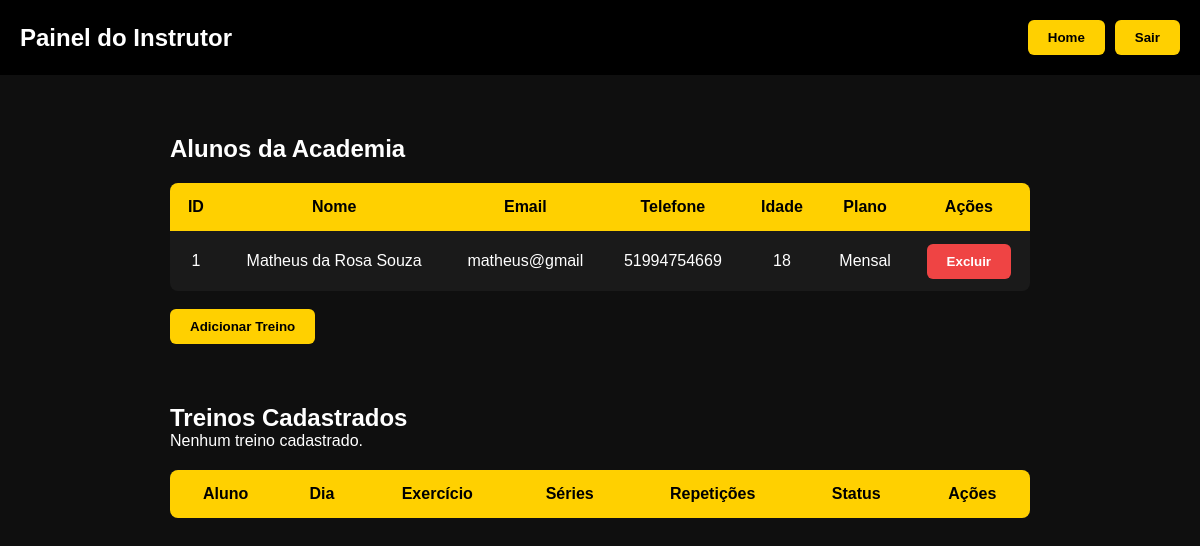
The app's page /admin_dashboard.php (signed in), older data.
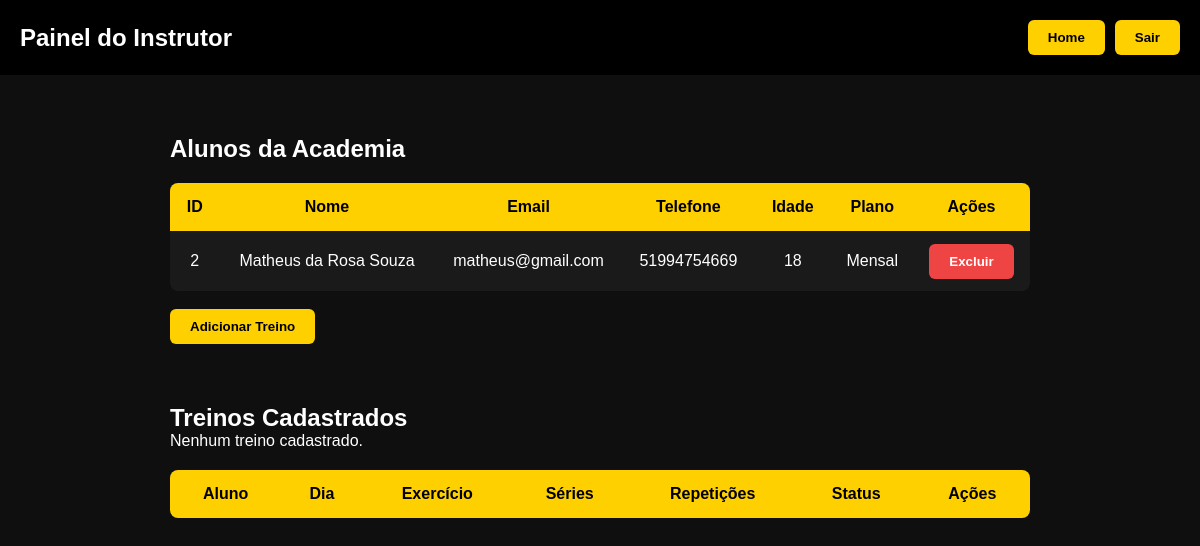
The same page, newer data.
### tables this page shows
CREATE TABLE usuarios (
            id INTEGER PRIMARY KEY AUTOINCREMENT,
            nome TEXT,
            email TEXT UNIQUE,
            senha TEXT,
            telefone TEXT,
            idade INTEGER,
            plano TEXT
        );

### admin_dashboard.php (the view, shortened to what this page needs)
<?php
require "database.php";
$usuarios = $db->query("SELECT * FROM usuarios");
$sql = $db->query("
    SELECT treinos.*, usuarios.nome
    FROM treinos
    JOIN usuarios ON usuarios.id = treinos.usuario_id
    ORDER BY treinos.id DESC
");
$treinos = $sql->fetchAll();
?>
<!DOCTYPE html>
<html lang="pt-BR">
<head>
<link rel="stylesheet" href="style.css">
</head>
<body>
<header>
<div class="header-container">
<h1 class="logo">Painel do Instrutor</h1>
<div class="header-buttons">
<a href="index.php"><button type="button">Home</button></a>
<a href="logout.php"><button type="button">Sair</button></a>
</div>
</div>
</header>
<div class="treinos-container">
<h2>Alunos da Academia</h2>
<table>
<tr>
<th>ID</th>
<th>Nome</th>
<th>Email</th>
<th>Telefone</th>
<th>Idade</th>
<th>Plano</th>
<th>Ações</th>
</tr>
<?php foreach ($usuarios as $user): ?>
<tr>
<td><?= htmlspecialchars($user['id']) ?></td>
<td><?= htmlspecialchars($user['nome']) ?></td>
<td><?= htmlspecialchars($user['email']) ?></td>
<td><?= htmlspecialchars($user['telefone']) ?></td>
<td><?= htmlspecialchars($user['idade']) ?></td>
<td><?= htmlspecialchars($user['plano']) ?></td>
<td>
<div class="acoes">
<a href="excluir_usuario.php?id=<?= $user['id']; ?>"
   onclick="return confirm('Excluir aluno?')">
    <button class="btn-excluir">Excluir</button>
</a>
</div>
</td>
</tr>
<?php endforeach; ?>
</table>
<br>
<a href="add_treino.php">
<button type="button">Adicionar Treino</button>
</a>
</div>
<div class="treinos-container">
<h2>Treinos Cadastrados</h2>
<?php if (count($treinos) === 0): ?>
    <p>Nenhum treino cadastrado.</p>
<?php endif; ?>
<table>
<tr>
<th>Aluno</th>
<th>Dia</th>
<th>Exercício</th>
<th>Séries</th>
<th>Repetições</th>
<th>Status</th>
<th>Ações</th>
</tr>
</table>
</div>
</body>
</html>

### style.css (style rules this page uses)
* { margin: 0; padding: 0; box-sizing: border-box; font-family: Arial, Helvetica, sans-serif; }
body { background: #0f0f0f; color: white; }
header { width: 100%; background: #000; }
.header-container { max-width: 1200px; margin: auto; display: flex; align-items: center; justify-content: space-between; padding: 20px; }
header h1 { font-size: 24px; }
button { background: #ffd000; border: none; padding: 10px 20px; font-weight: bold; cursor: pointer; transition: 0.3s; border-radius: 6px; }
.header-buttons { display: flex; gap: 10px; }
.treinos-container { max-width: 900px; margin: 60px auto; padding: 0 20px; }
table { width: 100%; border-collapse: collapse; margin-top: 20px; background: #1a1a1a; border-radius: 8px; overflow: hidden; }
th { background: #ffd000; color: black; padding: 15px; }
td { padding: 12px; text-align: center; border-bottom: 1px solid #333; height: 60px; }
tr:last-child td { border-bottom: none; }
.acoes { display: flex; gap: 8px; justify-content: center; align-items: center; }
.btn-excluir { background: #ef4444; color: white; }

Row changes from the older to the newer data that the page shows:
removed usuarios: id "1", nome "Matheus da Rosa Souza", email "matheus@gmail", telefone "51994754669", idade "18", plano "Mensal"
added usuarios: id "2", nome "Matheus da Rosa Souza", email "matheus@gmail.com", telefone "51994754669", idade "18", plano "Mensal"
